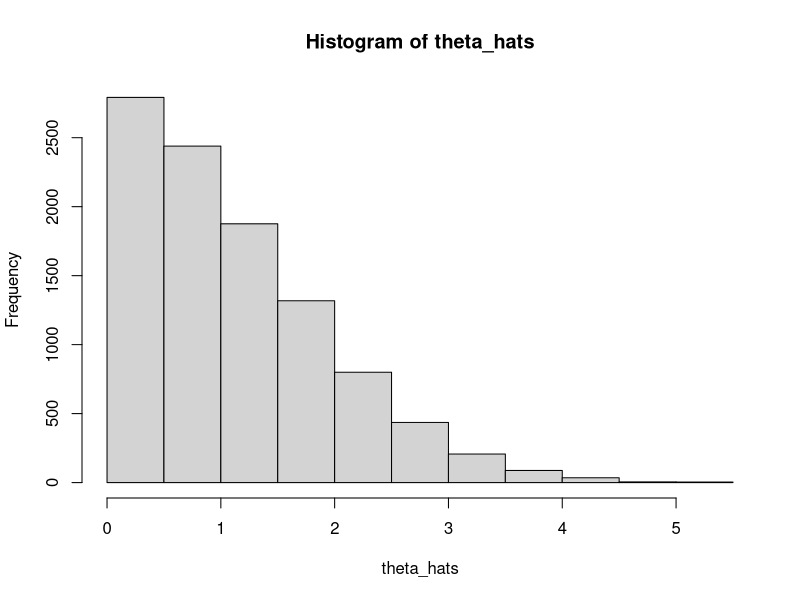
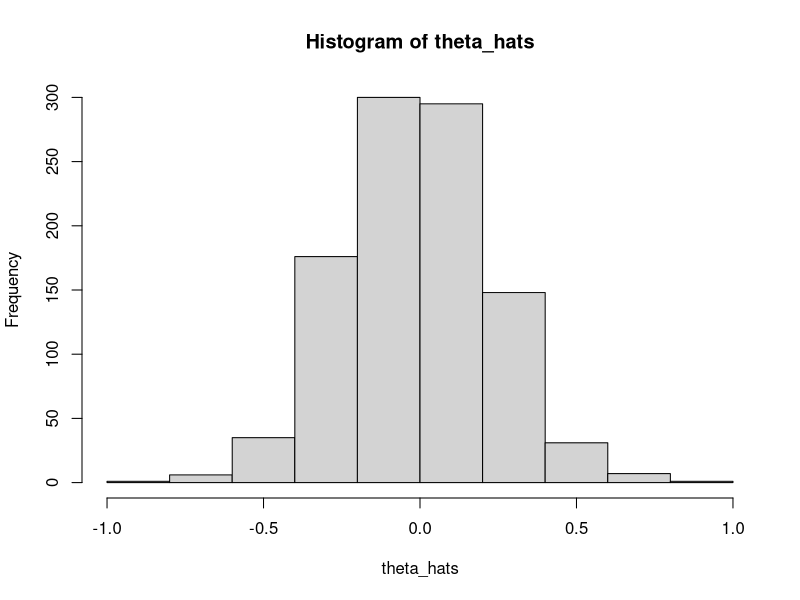

Source code (R) for these figures, in order:
# Generate some data from Uniform(0, 2) to demonstrate notation
set.seed(4328)
xs <- replicate(n = 5, expr = runif(n = 20, min = 0, max = 2), simplify = TRUE)
xs

# Function for trimmed mean
tr_mn <- function(vec) {
  n <- length(vec)
  vec_sort <- sort(vec)
  mn <- mean(vec_sort[2:(n-1)])
  return(mn)
}

# Apply function to each column of data
(theta_hats <- apply(X = xs, MARGIN = 2, FUN = tr_mn))


# SCR Example 7.1
# 1. Write a function for data generation.
dat_gen <- function() {return(rnorm(2))}
# 2. Replicate data generation R times.
R = 10000
set.seed(7667)
dat_list <- replicate(n = R,
                      expr = dat_gen(),
                      simplify = FALSE)
# 3. Write function to compute value of estimator.
theta_hat <- function(vec) {return(abs(diff(vec)))}
# 4. Apply the function to each data set in the data list.
theta_hats <- sapply(X = dat_list,
                     FUN = theta_hat,
                     simplify = TRUE)
# 5. Estimate the mean of the estimator.
hist(theta_hats)
mean(theta_hats)

# Use plug-in estimator for variance and SE.
(var_hat <- var(theta_hats))
(sd_hat <- sqrt(var_hat))
(se_hat <- sqrt(var_hat)/sqrt(R))

# MSE example
# 1. Write a function for data generation.
#    We actually can just use rnorm() here because the data generation
#    is simply an iid sample from N(0,1).
# 2. Replicate data generation R times.
R = 1000
set.seed(1820)
dat_list <- replicate(n = R,
                      expr = rnorm(n = 20, mean = 0, sd = 1),
                      simplify = FALSE)
# 3. Write a function to compute the value of estimator.
trimmed_mn <- function(vec, k = 1) {
  # k is the level of trimming; default is level-1 trimming
  n <- length(vec)
  if(2*k >= n) {stop("k is too large. Cannot trim off all observations.")}
  sorted <- sort(vec)
  tr_mn <- sum(vec[(k+1):(n-k)])/(n-2*k)
  return(tr_mn)
}
# 4. Apply the function to each data set in the list.
theta_hats <- sapply(X = dat_list,
                     FUN = trimmed_mn,
                     simplify = TRUE)
# 5. Estimate the MSE of the estimator.
hist(theta_hats)
(mse <- mean((theta_hats - 0)^2))
# The SE of the mean is calculated as follows.
sqrt(sum((theta_hats - mean(theta_hats))^2)) / R

# Upper confidence limit for sample variance.
# Generate R = 1000 samples
dat_list <- replicate(n = 1000,
                      expr = rnorm(n = 20, sd = 2),
                      simplify = FALSE)
ucl <- function(vec, alpha = .05) {
  n <- length(vec)
  ul <- (n-1)*var(vec) / qchisq(p = alpha, df = n - 1)
  return(ul)
}
ucls <- sapply(X = dat_list, FUN = ucl)
# Determine proportion of UCLs that exceed 4.
length(which(ucls > 4))/length(ucls)

# Repeat with data from chi-square(2).
dat_list <- replicate(n = 1000,
                      expr = rchisq(n = 20, df = 2),
                      simplify = FALSE)
ucls <- sapply(X = dat_list, FUN = ucl)
# Determine proportion of UCLs that exceed 4.
length(which(ucls > 4))/length(ucls)
